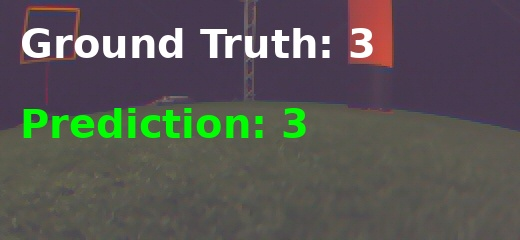
#> input picture cv_development/prediction_examples/correct_79044775.jpg, 520 x 240 px
$ python -i orange_pole_detector.py   (imports and definitions only)
#> lines starting #> are read from the running program, lines starting #| are printed output that depends on the picture; after the words box and inside, x2 and y2 are one past the last pixel; in counts of white or black regions, pixels touching at a corner belong together
# pole_detector.py
import cv2
import numpy as np
from dataclasses import dataclass


@dataclass
class PoleDetection:
    x: int
    y: int
    w: int
    h: int
    cx: int
    cy: int
    area: int
    confidence: float


class OrangePoleDetector:
    """
    Detects orange poles via HSV masking + contour filtering.

    detect(bgr) returns a dict with keys:
        - 'boxes'   : list[PoleDetection]
        - 'mask'    : binary orange mask
        - 'blurred' : CLAHE-enhanced + blurred grayscale (for display)
        - 'edges'   : Canny edge image (applied on the masked region)
    """

    def __init__(
        self,

        # PERFECT IN SIMULATION:
        # hsv_lower: tuple = (5,  120,  80),
        # hsv_upper: tuple = (30, 255, 255),

        # TUNED FOR CYBERZOO DATASET:
        hsv_lower: tuple = (0,  40,  50),
        hsv_upper: tuple = (25, 255, 255),

        min_area: int = 500,
        min_aspect_ratio: float = 2.5,
        min_confidence: float = 0.3,
        morph_kernel_size: tuple = (5, 5),
        canny_low: int = 50,
        canny_high: int = 150,
    ):
        self.hsv_lower = np.array(hsv_lower)
        self.hsv_upper = np.array(hsv_upper)
        self.min_area = min_area
        self.min_aspect_ratio = min_aspect_ratio
        self.min_confidence = min_confidence
        self.morph_kernel = cv2.getStructuringElement(
            cv2.MORPH_ELLIPSE, morph_kernel_size
        )
        self.canny_low = canny_low
        self.canny_high = canny_high
        self.clahe = cv2.createCLAHE(clipLimit=2.0, tileGridSize=(8, 8))

    # ── Internal helpers ──────────────────────────────────────────────────────

    def _preprocess(self, bgr: np.ndarray) -> tuple[np.ndarray, np.ndarray]:
        """Returns (clahe_blurred_gray, orange_mask)."""
        # Grayscale → CLAHE → Gaussian blur (for display row 2)
        gray = cv2.cvtColor(bgr, cv2.COLOR_BGR2GRAY)
        clahe_gray = self.clahe.apply(gray)
        blurred = cv2.GaussianBlur(clahe_gray, (5, 5), 0)

        # HSV orange mask → morphological cleanup
        hsv = cv2.cvtColor(bgr, cv2.COLOR_BGR2HSV)
        mask = cv2.inRange(hsv, self.hsv_lower, self.hsv_upper)
        mask = cv2.morphologyEx(mask, cv2.MORPH_OPEN,  self.morph_kernel)
        mask = cv2.morphologyEx(mask, cv2.MORPH_CLOSE, self.morph_kernel)

        return blurred, mask

    def _canny_on_mask(self, blurred: np.ndarray, mask: np.ndarray) -> np.ndarray:
        """Canny edges restricted to the orange mask region."""
        masked_blur = cv2.bitwise_and(blurred, blurred, mask=mask)
        edges = cv2.Canny(masked_blur, self.canny_low, self.canny_high)
        return edges

    def _filter_contours(
        self, contours, mask: np.ndarray
    ) -> list[PoleDetection]:
        detections = []
        for cnt in contours:
            area = cv2.contourArea(cnt)
            if area < self.min_area:
                continue

            x, y, w, h = cv2.boundingRect(cnt)
            if (h / max(w, 1)) < self.min_aspect_ratio:
                continue

            roi_mask = mask[y:y + h, x:x + w]
            confidence = roi_mask.sum() / 255 / max(w * h, 1)
            if confidence < self.min_confidence:
                continue

            detections.append(PoleDetection(
                x=x, y=y, w=w, h=h,
                cx=x + w // 2,
                cy=y + h // 2,
                area=int(area),
                confidence=round(confidence, 2),
            ))

        detections.sort(key=lambda d: d.cx)
        return detections

    # ── Public API ────────────────────────────────────────────────────────────

    def detect(self, bgr: np.ndarray) -> dict:
        """
        Run full detection pipeline.

        Returns
        -------
        dict with keys:
            'boxes'   : list[PoleDetection]  — sorted left→right
            'mask'    : np.ndarray (uint8)   — binary orange mask
            'blurred' : np.ndarray (uint8)   — CLAHE gray for plotting
            'edges'   : np.ndarray (uint8)   — Canny on masked region
        """
        blurred, mask = self._preprocess(bgr)
        edges = self._canny_on_mask(blurred, mask)

        contours, _ = cv2.findContours(
            mask, cv2.RETR_EXTERNAL, cv2.CHAIN_APPROX_SIMPLE
        )
        boxes = self._filter_contours(contours, mask)

        return {
            "boxes":   boxes,
            "mask":    mask,
            "blurred": blurred,
            "edges":   edges,
        }

    def draw(self, bgr: np.ndarray, result: dict) -> np.ndarray:
        """
        Annotate image with bounding boxes, centroids, and vertical lines.

        Parameters
        ----------
        bgr    : original BGR image
        result : dict returned by detect()
        """
        out = bgr.copy()
        h_img = bgr.shape[0]

        # Subtle green tint over orange mask
        tint = out.copy()
        tint[result["mask"] > 0] = [0, 180, 0]
        out = cv2.addWeighted(out, 0.75, tint, 0.25, 0)

        for i, d in enumerate(result["boxes"]):
            # Bounding box
            cv2.rectangle(out, (d.x, d.y), (d.x + d.w, d.y + d.h),
                          (0, 255, 255), 2)
            # Centroid dot
            cv2.circle(out, (d.cx, d.cy), 5, (0, 0, 255), -1)
            # Vertical centre line
            cv2.line(out, (d.cx, 0), (d.cx, h_img), (0, 0, 255), 1)
            # Label
            cv2.putText(
                out,
                f"P{i} cx={d.cx} ({d.confidence:.2f})",
                (d.x, max(d.y - 8, 12)),
                cv2.FONT_HERSHEY_SIMPLEX, 0.45, (0, 255, 255), 1,
            )

        return out

>>> import cv2
>>> picture = cv2.imread('prediction_examples/correct_79044775.jpg')
#> picture is the input picture: shape (240, 520, 3); mean B, G, R 83, 86, 87.5
>>> result = OrangePoleDetector().detect(picture)
#> in _preprocess, `gray = cv2.cvtColor(bgr, cv2.COLOR_BGR2GRAY)`:
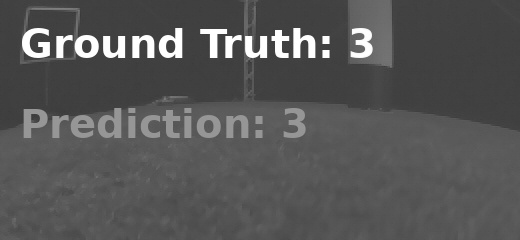
#> gray: shape (240, 520); min 54, max 255, mean 86.1
#> in _preprocess, `clahe_gray = self.clahe.apply(gray)`:
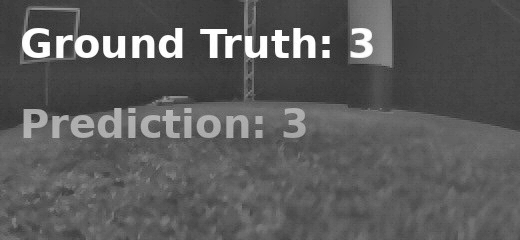
#> clahe_gray: shape (240, 520); min 44, max 255, mean 91.1
#> in _preprocess, `blurred = cv2.GaussianBlur(clahe_gray, (5, 5), 0)`:
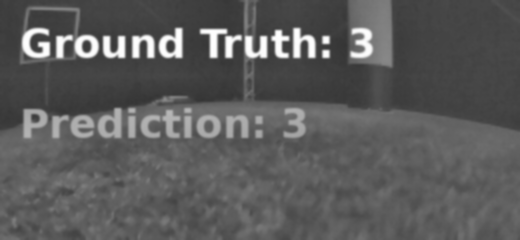
#> blurred: shape (240, 520); min 52, max 255, mean 91.1
#> in _preprocess, `hsv = cv2.cvtColor(bgr, cv2.COLOR_BGR2HSV)`: hsv: shape (240, 520, 3); mean H, S, V 77, 54.7, 98.1
#> in _preprocess, `mask = cv2.inRange(hsv, self.hsv_lower, self.hsv_upper)`:
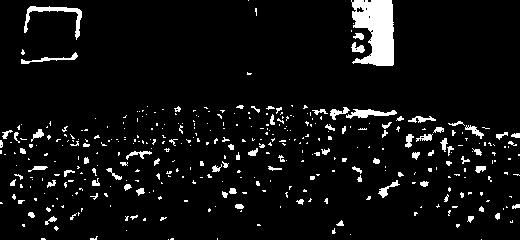
#> mask: shape (240, 520); 6.2% white; 384 white regions (298 under 20 px), largest, box (x1, y1, x2, y2) and area: (351, 0, 394, 66) 2044, (24, 6, 82, 40) 408, (346, 109, 397, 119) 259
#> in _preprocess, `mask = cv2.morphologyEx(mask, cv2.MORPH_OPEN,  self.morph_kernel)`:
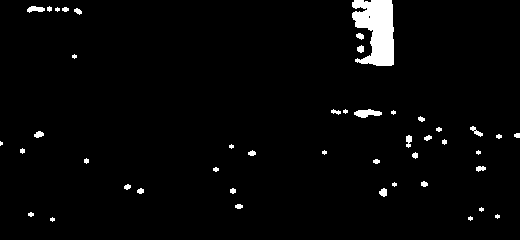
#> mask: shape (240, 520); 2.7% white; 45 white regions (13 under 20 px), largest, box (x1, y1, x2, y2) and area: (352, 0, 394, 66) 1992, (354, 109, 382, 118) 160, (27, 6, 45, 13) 83
#> in _preprocess, `mask = cv2.morphologyEx(mask, cv2.MORPH_CLOSE, self.morph_kernel)`: mask: shape (240, 520); 2.8% white; 41 white regions (11 under 20 px), largest, box (x1, y1, x2, y2) and area: (352, 0, 394, 66) 2029, (354, 109, 382, 118) 162, (27, 6, 69, 13) 160
#> in _canny_on_mask, `masked_blur = cv2.bitwise_and(blurred, blurred, mask=mask)`:
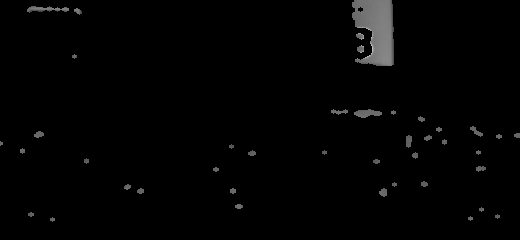
#> masked_blur: shape (240, 520); min 0, max 193, mean 3.1
#> in _canny_on_mask, `edges = cv2.Canny(masked_blur, self.canny_low, self.canny_high)`:
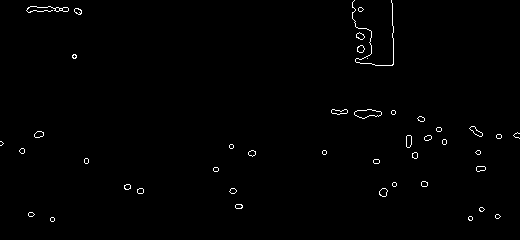
#> edges: shape (240, 520); 0.81% white in thin lines or dots
#> in detect, `contours, _ = cv2.findContours( mask, cv2.RETR_EXTERNAL, cv2.CHAIN_APP..`: contours = 41 contours, 22 with area under 20; largest, box (x1, y1, x2, y2) and area: (352, 0, 394, 66) 1932, (354, 109, 382, 118) 132, (27, 6, 69, 13) 116, (406, 135, 412, 148) 48, (470, 126, 483, 137) 42
#> the loop in _filter_contours, `for cnt in contours:` made 41 passes
#> area on passes 6, 7, 9, 10, 12, 14, 17, 20, 25, 26, 29, 31: 22, 40.5, 22.5, 21, 22.5, 30.5, 21, 24, 22, 48.5, 36.5, 42
#> (area, x, y, w, h) on pass 41: (1931.5, 352, 0, 42, 66)
#> after the loop in _filter_contours, `for cnt in contours:`: detections = []
#> result = 4 items

$ run again, on cv_development/prediction_examples/correct_82611408.jpg
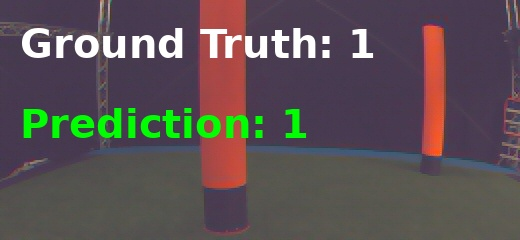
#> input picture cv_development/prediction_examples/correct_82611408.jpg, 520 x 240 px
#> picture is the input picture: shape (240, 520, 3); mean B, G, R 83.3, 81.3, 90.8
#> hsv: shape (240, 520, 3); mean H, S, V 91.5, 65.4, 102.2
#> in _preprocess, `mask = cv2.inRange(hsv, self.hsv_lower, self.hsv_upper)`:
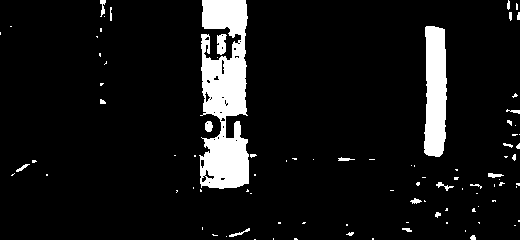
#> mask: shape (240, 520); 8.3% white; 92 white regions (68 under 20 px), largest, box (x1, y1, x2, y2) and area: (199, 0, 249, 189) 6598, (424, 26, 447, 157) 2563, (217, 34, 227, 55) 164
#> in _canny_on_mask, `edges = cv2.Canny(masked_blur, self.canny_low, self.canny_high)`:
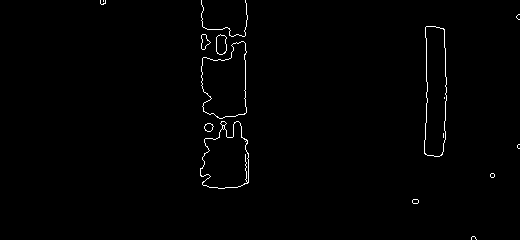
#> edges: shape (240, 520); 0.88% white in thin lines or dots, all inside (x1, y1, x2, y2) = (100, 0, 520, 240)
#> contours = 13 contours, 6 with area under 20; largest, box (x1, y1, x2, y2) and area: (201, 41, 247, 119) 2475, (424, 26, 447, 157) 2412, (200, 121, 249, 189) 2204, (202, 0, 248, 37) 1312, (217, 35, 226, 55) 136, (201, 34, 210, 50) 68, (205, 123, 213, 132) 42
#> the loop in _filter_contours, `for cnt in contours:` made 13 passes
#> area on passes 5, 8, 9: 42, 136.5, 68
#> after the loop in _filter_contours, `for cnt in contours:`: detections = 1 item
#> result = 4 items

$ run again, on cv_development/prediction_examples/incorrect_97411303.jpg
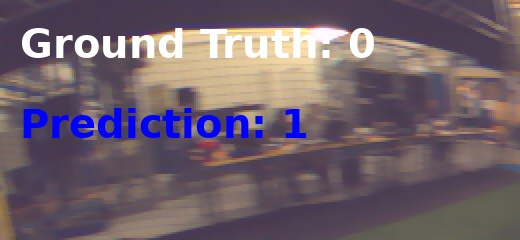
#> input picture cv_development/prediction_examples/incorrect_97411303.jpg, 520 x 240 px
#> picture is the input picture: shape (240, 520, 3); mean B, G, R 106.8, 96.4, 111.3
#> hsv: shape (240, 520, 3); mean H, S, V 101.2, 59.7, 120.9
#> in _preprocess, `mask = cv2.inRange(hsv, self.hsv_lower, self.hsv_upper)`:
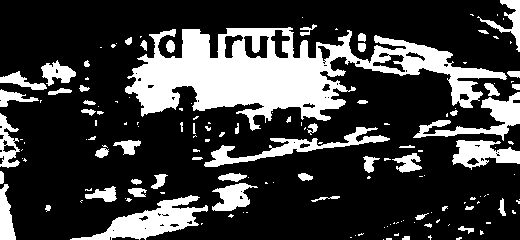
#> mask: shape (240, 520); 24.4% white; 154 white regions (98 under 20 px), largest, box (x1, y1, x2, y2) and area: (125, 27, 507, 131) 16345, (70, 195, 208, 240) 2362, (204, 127, 390, 167) 1642
#> in _canny_on_mask, `edges = cv2.Canny(masked_blur, self.canny_low, self.canny_high)`:
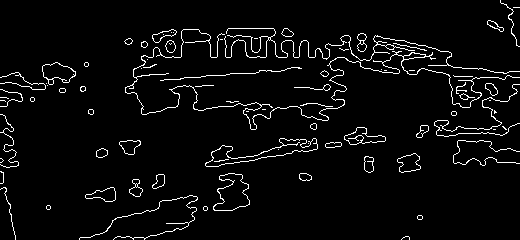
#> edges: shape (240, 520); 4.3% white in thin lines or dots
#> contours = 43 contours, 11 with area under 20; largest, box (x1, y1, x2, y2) and area: (125, 28, 520, 130) 16050, (79, 195, 198, 240) 2224, (434, 84, 520, 137) 1256, (453, 140, 520, 166) 995, (205, 138, 318, 167) 910
#> the loop in _filter_contours, `for cnt in contours:` made 43 passes
#> area on passes 6, 7, 8, 9, 10, 12, 13, 14: 226, 499, 102.5, 95.5, 60.5, 31.5, 113, 264
#> after the loop in _filter_contours, `for cnt in contours:`: detections = []
#> result = 4 items
